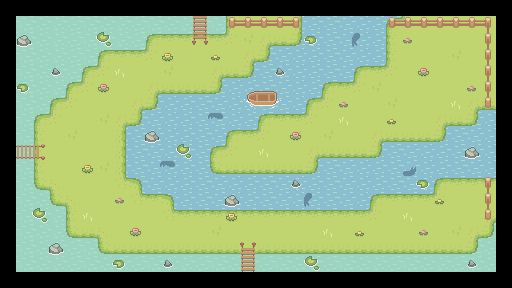

This game map was drawn from its Tiled (.tmx) file and the tilesets committed beside it. A one-line description and the trimmed map source follow:
An orthogonal 32x18 tile map with 16x16 px tiles, 4 tile layers (Water, WarterDark, Floor, OnFloor), 1 hidden layer not drawn, 11 tilesets.

<map version="1.10" tiledversion="1.12.2" orientation="orthogonal" renderorder="right-down" width="32" height="18" tilewidth="16" tileheight="16" infinite="0" nextlayerid="8" nextobjectid="1">
 <editorsettings>
  <export target="riviere.json" format="json" />
 </editorsettings>
 <tileset firstgid="1" source="../tilesets/Water.tsx" />
 <tileset firstgid="5" source="../tilesets/Wood Bridge.tsx" />
 <tileset firstgid="20" source="../tilesets/Grass.tsx" />
 <tileset firstgid="97" source="../tilesets/Hills.tsx" />
 <tileset firstgid="196" source="../tilesets/Basic_Grass_Biom_things.tsx" />
 <tileset firstgid="241" source="../tilesets/collisions.tsx" />
 <tileset firstgid="273" source="../tilesets/WaterDark.tsx" />
 <tileset firstgid="277" source="../tilesets/Fences.tsx" />
 <tileset firstgid="293" source="../tilesets/Boats.tsx" />
 <tileset firstgid="347" source="../tilesets/big fish 2 swimming in cirkels.tsx" />
 <tileset firstgid="362" source="../tilesets/WaterLight.tsx" />
 <layer id="1" name="Water" width="32" height="18">
  <data>[576 cells, 480 non-empty, 4 distinct tile ids]</data>
 </layer>
 <layer id="7" name="WarterDark" width="32" height="18">
  <data>[576 cells, 302 non-empty, 4 distinct tile ids]</data>
 </layer>
 <layer id="2" name="Floor" width="32" height="18">
  <data>[576 cells, 283 non-empty, 15 distinct tile ids]</data>
 </layer>
 <layer id="3" name="OnFloor" width="32" height="18">
  <data>[576 cells, 71 non-empty, 29 distinct tile ids]</data>
 </layer>
 <layer id="6" name="Collisions" width="32" height="18" visible="0">
  <data>[576 cells, 388 non-empty, 13 distinct tile ids]</data>
 </layer>
</map>
